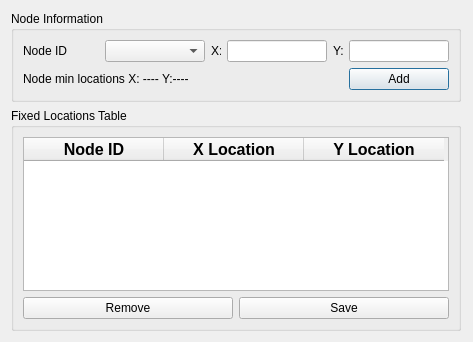
<?xml version="1.0" encoding="UTF-8"?>
<ui version="4.0">
 <class>Fixed_location_Dialog</class>
 <widget class="QDialog" name="Fixed_location_Dialog">
  <property name="geometry">
   <rect>
    <x>0</x>
    <y>0</y>
    <width>473</width>
    <height>342</height>
   </rect>
  </property>
  <property name="windowTitle">
   <string>Dialog</string>
  </property>
  <layout class="QGridLayout" name="gridLayout_3">
   <item row="0" column="0">
    <widget class="QGroupBox" name="grpbox_nodeinfo">
     <property name="minimumSize">
      <size>
       <width>450</width>
       <height>0</height>
      </size>
     </property>
     <property name="maximumSize">
      <size>
       <width>450</width>
       <height>16777215</height>
      </size>
     </property>
     <property name="title">
      <string>Node Information</string>
     </property>
     <layout class="QGridLayout" name="gridLayout">
      <item row="0" column="1">
       <widget class="QComboBox" name="cmb_nodes">
        <property name="minimumSize">
         <size>
          <width>100</width>
          <height>0</height>
         </size>
        </property>
       </widget>
      </item>
      <item row="0" column="2">
       <widget class="QLabel" name="label_2">
        <property name="minimumSize">
         <size>
          <width>10</width>
          <height>0</height>
         </size>
        </property>
        <property name="maximumSize">
         <size>
          <width>10</width>
          <height>16777215</height>
         </size>
        </property>
        <property name="text">
         <string>X:</string>
        </property>
       </widget>
      </item>
      <item row="0" column="5">
       <widget class="QLineEdit" name="txt_inputy">
        <property name="minimumSize">
         <size>
          <width>100</width>
          <height>0</height>
         </size>
        </property>
        <property name="maximumSize">
         <size>
          <width>100</width>
          <height>16777215</height>
         </size>
        </property>
       </widget>
      </item>
      <item row="0" column="0">
       <widget class="QLabel" name="label">
        <property name="text">
         <string>Node ID</string>
        </property>
       </widget>
      </item>
      <item row="0" column="4">
       <widget class="QLabel" name="label_3">
        <property name="minimumSize">
         <size>
          <width>10</width>
          <height>0</height>
         </size>
        </property>
        <property name="maximumSize">
         <size>
          <width>10</width>
          <height>16777215</height>
         </size>
        </property>
        <property name="text">
         <string>Y:</string>
        </property>
       </widget>
      </item>
      <item row="1" column="0" colspan="5">
       <widget class="QLabel" name="lbl_minxy">
        <property name="text">
         <string>Node min locations X: ---- Y:----</string>
        </property>
       </widget>
      </item>
      <item row="1" column="5">
       <widget class="QPushButton" name="btn_addnode">
        <property name="text">
         <string>Add</string>
        </property>
       </widget>
      </item>
      <item row="0" column="3">
       <widget class="QLineEdit" name="txt_inputx">
        <property name="minimumSize">
         <size>
          <width>100</width>
          <height>0</height>
         </size>
        </property>
        <property name="maximumSize">
         <size>
          <width>100</width>
          <height>16777215</height>
         </size>
        </property>
       </widget>
      </item>
     </layout>
    </widget>
   </item>
   <item row="1" column="0">
    <widget class="QGroupBox" name="grpbox_Fixedloc">
     <property name="minimumSize">
      <size>
       <width>450</width>
       <height>0</height>
      </size>
     </property>
     <property name="maximumSize">
      <size>
       <width>450</width>
       <height>16777215</height>
      </size>
     </property>
     <property name="title">
      <string>Fixed Locations Table</string>
     </property>
     <layout class="QGridLayout" name="gridLayout_2">
      <item row="1" column="0">
       <widget class="QPushButton" name="btn_rmvnode">
        <property name="text">
         <string>Remove</string>
        </property>
       </widget>
      </item>
      <item row="1" column="1">
       <widget class="QPushButton" name="btn_save">
        <property name="text">
         <string>Save</string>
        </property>
       </widget>
      </item>
      <item row="0" column="0" colspan="2">
       <widget class="QTableWidget" name="table_Fixedloc">
        <property name="font">
         <font>
          <pointsize>12</pointsize>
          <weight>75</weight>
          <bold>true</bold>
         </font>
        </property>
        <property name="columnCount">
         <number>3</number>
        </property>
        <attribute name="horizontalHeaderDefaultSectionSize">
         <number>140</number>
        </attribute>
        <column>
         <property name="text">
          <string>Node ID</string>
         </property>
        </column>
        <column>
         <property name="text">
          <string>X Location</string>
         </property>
        </column>
        <column>
         <property name="text">
          <string>Y Location</string>
         </property>
        </column>
       </widget>
      </item>
     </layout>
    </widget>
   </item>
  </layout>
  <zorder>grpbox_nodeinfo</zorder>
  <zorder>grpbox_Fixedloc</zorder>
  <zorder>table_YLoc</zorder>
  <zorder>table_Fixedloc</zorder>
 </widget>
 <resources/>
 <connections/>
</ui>
